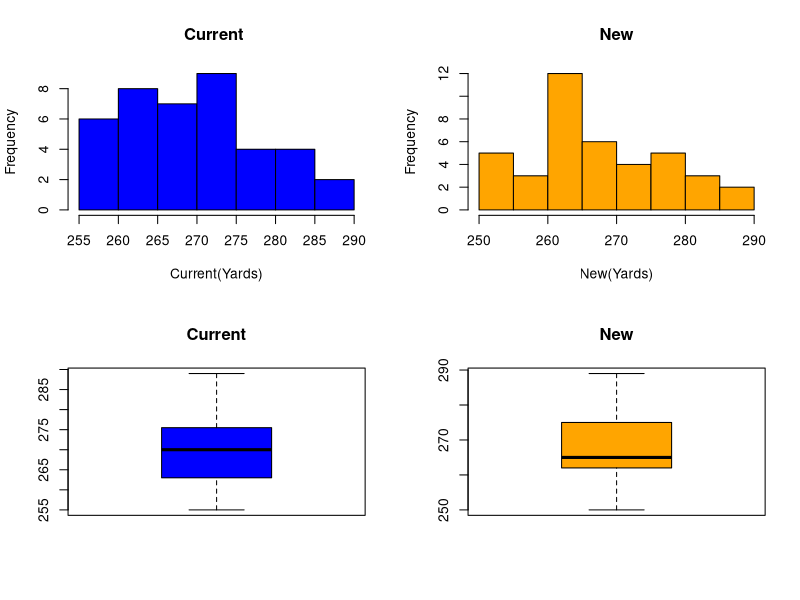

Source code (R):
#Loading the data and library for analysis:
library(readxl)
library(dplyr)
go<-read_excel("Go.xls")
summary(go)

#Visulization of the data to check the distribution of the distance between the 
#balls and determine outliers and skewness of the data
par(mfrow=c(2,2))
hist(go$Current,xlab="Current(Yards)",ylab="Frequency",main="Current ",col="Blue")
hist(go$New,xlab="New(Yards)",ylab="Frequency",main="New",col="Orange")
boxplot(go$Current,main="Current",col="blue")
boxplot(go$New,main="New",col="orange")

#Perfrom F-test to check variance
var.test(go$Current,go$New,alternative = "two.sided")

#Establishing the Critical value
#Formulating Hypothesis Test using 2 sample T test unequal Variance.
   #H0=No Difference between the current and the new model of balls 
   #HA=The New Ball has a different driving distance than the current ball
res<-t.test(go$Current,go$New,var.equal = T,alternative = "two.sided",paired = F)
res
#95% CI Current
t.test(go$Current,alternative = "two.sided")

#95% CI New
t.test(go$New,alternative = "two.sided")

#Power of the test
delta=mean(go$Current)-mean(go$New)
delta
sd(go$Current)
sd(go$New)
pooleSD=(((40-1)*(8.75^2)+(40-1)*(9.9^2))/(40+40-2))^0.5
pooleSD
power.t.test(n=40,delta = 2.775,sd=9.34,sig.level = 0.05,type="two.sample",alternative = "two.sided")

##How many sample required to increase power
power.t.test(power=0.95,delta=2.775,sd=9.34,sig.level = 0.05,type="two.sample",alternative = "one.sided")

##Conclusion
#with the given data it shows there isn't any significant test to determine if New ball is better than the current ball.
# The power of the test determines that more data approx 245 observation are required to increase the demarcation of
#null and alternative hypothesis